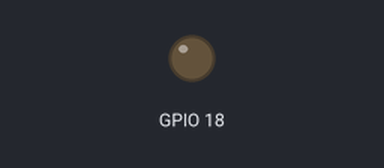
Simulated run of this program. Board: Raspberry Pi (BCM pin numbers). On the bench: output pins drawn as LEDs (lit = HIGH).

Above: at 0.8 s.
At 3.8 s:
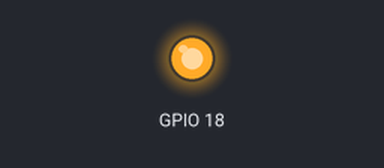
Timing chart, 0 to 9.1 s (numbered marks = the images above):
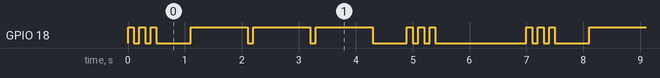

Measured:
- by itself, GPIO 18: repeats every 7.0 s: 2 × (LOW 0.10 s, HIGH 0.10 s), LOW 0.60 s, 2 × (HIGH 1.0 s, LOW 0.10 s), HIGH 1.0 s, LOW 0.60 s, 2 × (HIGH 0.10 s, LOW 0.10 s), HIGH 0.10 s, LOW 1.6 s, HIGH 0.10 s
- by itself, everything shown: repeats every 7.0 s, in 18 steps

The program:

sos.py
```python
#SOS code generator

import RPi.GPIO as GPIO
import time
GPIO.setwarnings(False)
GPIO.setmode(GPIO.BCM)
GPIO.setup(18, GPIO.OUT)

while True:
    #S
    for i in range(3):
        GPIO.output(18, True)
        time.sleep(.1)
        GPIO.output(18, False)
        time.sleep(.1)
    time.sleep(0.5)

    #O
    for i in range(3):
        GPIO.output(18, True)
        time.sleep(1)
        GPIO.output(18, False)
        time.sleep(.1)
    time.sleep(0.5)

    #S
    for i in range(3):
        GPIO.output(18, True)
        time.sleep(.1)
        GPIO.output(18, False)
        time.sleep(.1)
    time.sleep(1.5)
```
